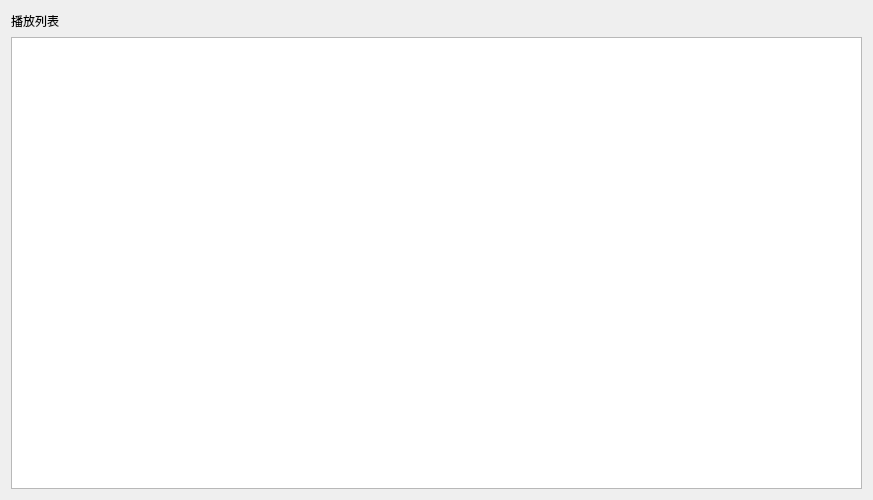
<?xml version="1.0" encoding="UTF-8"?>
<ui version="4.0">
 <class>PlayListWidget</class>
 <widget class="QWidget" name="PlayListWidget">
  <property name="geometry">
   <rect>
    <x>0</x>
    <y>0</y>
    <width>873</width>
    <height>500</height>
   </rect>
  </property>
  <property name="font">
   <font>
    <family>仿宋</family>
   </font>
  </property>
  <property name="windowTitle">
   <string>Form</string>
  </property>
  <layout class="QVBoxLayout" name="verticalLayout_2">
   <item>
    <layout class="QHBoxLayout" name="horizontalLayout">
     <item>
      <widget class="QLabel" name="label">
       <property name="text">
        <string>播放列表</string>
       </property>
      </widget>
     </item>
     <item>
      <spacer name="horizontalSpacer">
       <property name="orientation">
        <enum>Qt::Orientation::Horizontal</enum>
       </property>
       <property name="sizeHint" stdset="0">
        <size>
         <width>40</width>
         <height>20</height>
        </size>
       </property>
      </spacer>
     </item>
    </layout>
   </item>
   <item>
    <widget class="QListView" name="listView">
     <property name="horizontalScrollBarPolicy">
      <enum>Qt::ScrollBarPolicy::ScrollBarAlwaysOff</enum>
     </property>
     <property name="sizeAdjustPolicy">
      <enum>QAbstractScrollArea::SizeAdjustPolicy::AdjustToContents</enum>
     </property>
     <property name="autoScroll">
      <bool>true</bool>
     </property>
     <property name="dragDropMode">
      <enum>QAbstractItemView::DragDropMode::NoDragDrop</enum>
     </property>
     <property name="modelColumn">
      <number>0</number>
     </property>
    </widget>
   </item>
  </layout>
 </widget>
 <tabstops>
  <tabstop>listView</tabstop>
 </tabstops>
 <resources/>
 <connections/>
</ui>
